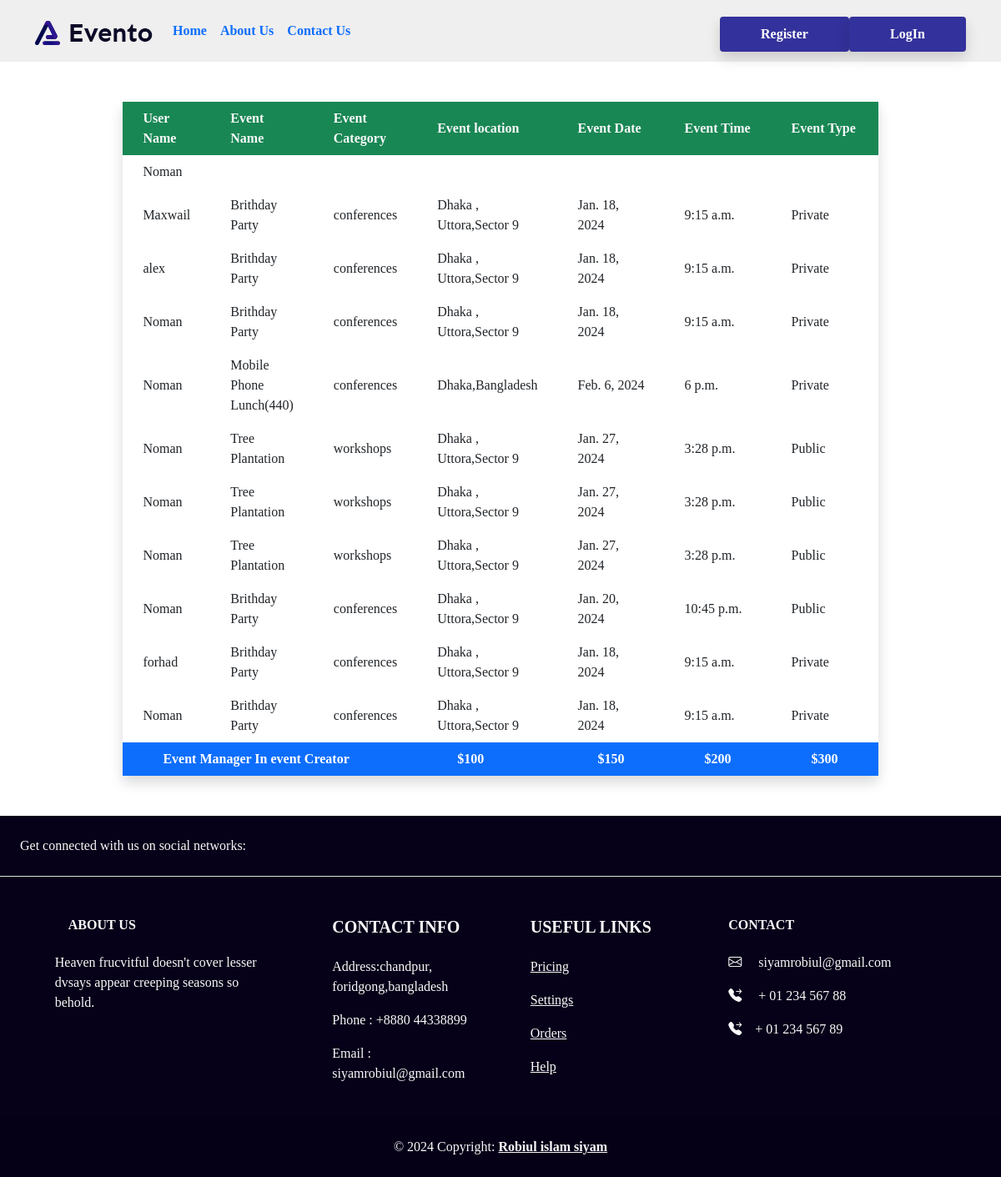
Page /event/confrim/ on the earlier database version.
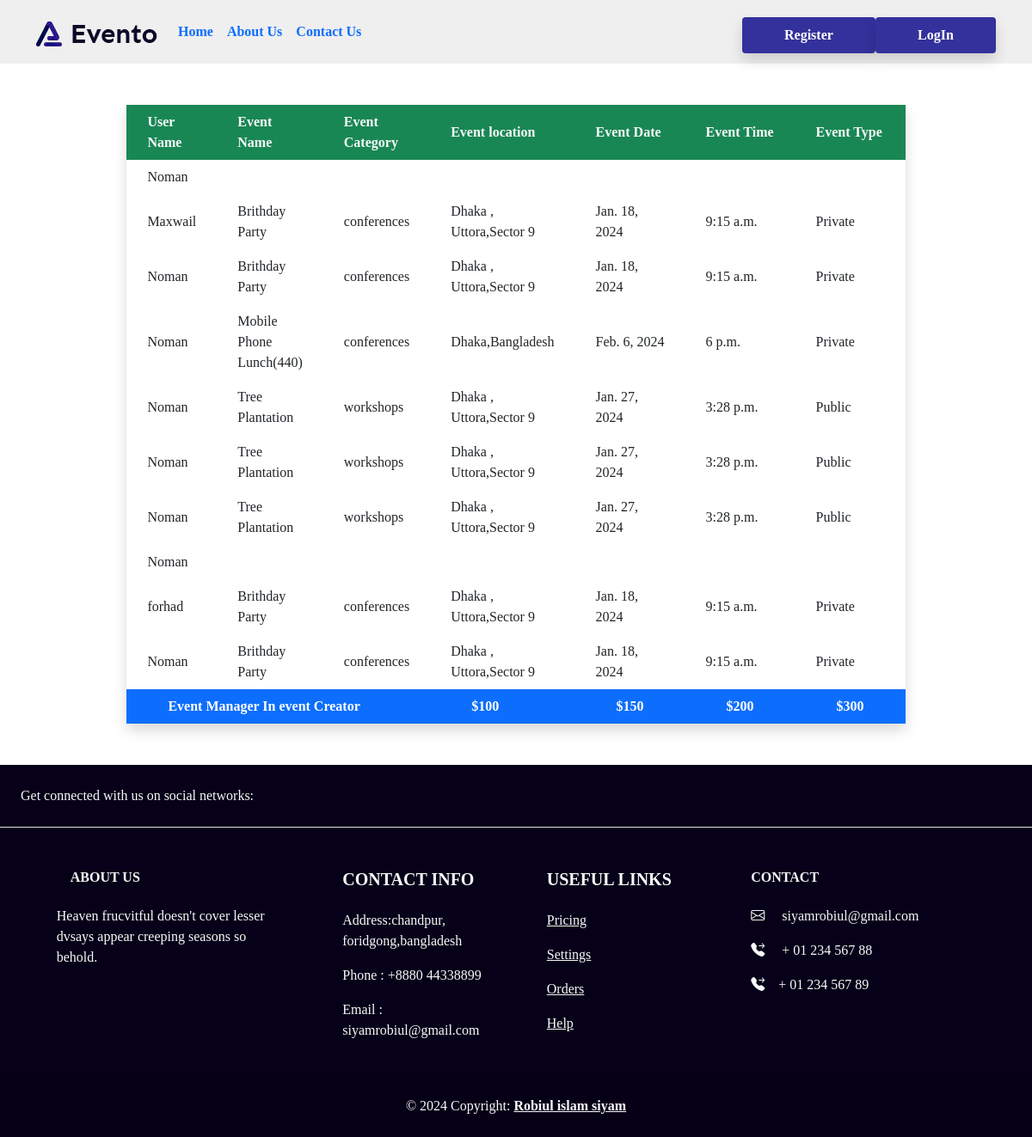
Same page on the later database version.
### Event_creation/models.py (models this page shows, shortened)
class Confirm_Event (models.Model):
    user = models.ForeignKey(User, on_delete=models.CASCADE)
    save_events = models.ManyToManyField(Event_creation_model,related_name='save_events')
    creation_time = models.DateTimeField(auto_now_add=True)
    event_status = models.CharField(max_length=20,choices=EVENT_STATUS,null = True,default="Pending")

class Event_creation_model(models.Model):
    event_category = models.ForeignKey(
        Event_category, blank=True, null=True, on_delete=models.CASCADE, default=None
    )
    user = models.ForeignKey(User, blank=True,on_delete=models.CASCADE,null=True)
    count = models.IntegerField(default=0)
    event_name = models.CharField(max_length=250)
    date = models.DateField()
    time = models.TimeField()
    location = models.CharField(max_length=50)
    description = models.TextField()
    event_type = models.CharField(
        max_length=50, choices=EVENT_TYPE_CHOICES, default="Pablic"
    )

### EventCategory/models.py (models this page shows)
class Event_category(models.Model):
    event_category_tags = models.CharField(max_length=50)
    def __str__(self):
        return self.event_category_tags

### Event_creation/views.py (the view)
# urls.py: path("confrim/", views.ConfirmDetailListView.as_view(),name='confrim'),
class ConfirmDetailListView(ListView,LoginRequiredMixin):
    template_name = 'confrim_user.html'
    model = Confirm_Event
    context_object_name = 'confrim_user'
    def get_queryset(self):
        return Confirm_Event.objects.all()

### Event_creation/templates/confrim_user.html
{% extends 'base.html'%}
{% block content %}
<div class="table-responsive">
  <table class="table-auto mx-auto w-75 shadow rounded px-5 mt-5 mb-5">
    <thead class="bg-success text-white text-left">
    <tr class=" rounded p-5  text-light fw-bold">
      <th class="px-4 py-2">User Name </th>
      <th class="px-4 py-2">Event Name </th>
      <th class="px-4 py-2">Event Category</th>
      <th class="px-4 py-2">Event location </th>
      <th class="px-4 py-2">Event Date </th>
      <th class="px-4 py-2">Event Time </th>
      <th class="px-4 py-2">Event Type </th>
    </tr>
  </thead>
  <tbody>
    {% for i in confrim_user %}
    <tr>
      <td class="px-4 py-2">
        {{ i.user.username }}
      </td>
      {% for event in i.save_events.all %}
      <td class="px-4 py-2">
        {{ event.event_name }}
      </td>
      <td class="px-4 py-2">
        {{event.event_category}}
      </td>
      <td class="px-4 py-2">
        {{event.location}}
      </td>
      <td class="px-4 py-2">
        {{event.date}}
      </td>
      <td class="px-4 py-2">
        {{event.time}}
      </td>
      <td class="px-4 py-2">
        {{event.event_type}}
      </td>
      {% endfor %}
    </tr>
    {% endfor %}
    <tr class="bg-primary text-white">
      <th class="px-lg-5 py-2 text-right" colspan="3">Event Manager In event Creator </th>
      <th class="px-lg-5 py-2 text-left">
        $100
      </th>
      <th class="px-lg-5 py-2 text-left">
        $150
      </th>
      <th class="px-lg-5 py-2 text-left">
        $200
      </th>
      <th class="px-lg-5 py-2 text-left">
        $300
      </th>
    </tr>
  </tbody>
</table>
</div>
{% endblock %}

### core/templates/base.html (shortened to what this page needs)
{% load static %}
<!DOCTYPE html>
<html lang="en">
<head>
  <link rel="stylesheet" href="{% static 'style.css' %}"/>
  <link href="https://cdn.jsdelivr.net/npm/bootstrap@5.0.0/dist/css/bootstrap.min.css" rel="stylesheet" />
  <link rel="stylesheet" href="https://cdnjs.cloudflare.com/ajax/libs/hover.css/2.3.1/css/hover-min.css" />
  <link rel="stylesheet" href="https://cdn.jsdelivr.net/npm/bootstrap-icons@1.11.3/font/bootstrap-icons.min.css">
</head>
<body>
  {% include "navbar.html"%} {% block content %} {% endblock %}
  {% include "footer.html"%}
</body>
</html>

### core/templates/navbar.html (shortened to what this page needs)
{% load static %}
<nav style="background-color: rgb(240, 239, 239);" class="navbar py-1 navbar-expand-lg bg-body-tertiary sticky-top">
  <div class="container">
    <a class="navbar-brand" href="{% url 'home'%}">
      <img src="{% static 'logo.png.webp'%}" alt="Logo" class="d-inline-block align-text-top" />
    </a>
    <div class="collapse navbar-collapse" id="navbarNav">
      <ul class="navbar-nav me-auto mb-2 mb-lg-0">
        <li class="nav-item hvr-underline-from-left ">
          <a href="{% url 'home' %}" aria-current="page" class="nav-link fw-bold ">Home</a>
        </li>
        <li class="nav-item hvr-underline-from-left ">
          <a href="{% url 'about' %}" aria-current="page" class="nav-link fw-bold ">About Us</a>
        </li>
        <li class="nav-item hvr-underline-from-left ">
          <a href="{% url 'contact' %}" aria-current="page" class="nav-link fw-bold ">Contact Us</a>
        </li>
      </ul>
      <div class="d-flex">
        {% if user.is_authenticated %}
        <div class="dropdown">
          <a class="dropdown-toggle mx-lg-4 mx-4 my-3 fw-bolder text-dark text-decoration-none" type="button"
            data-bs-toggle="dropdown" aria-expanded="false">
            Welcome, {{user.username}}
          </a>
          <ul class="dropdown-menu">
            {% if user.is_authenticated and user.is_staff %}
            <li><a class="dropdown-item" href="{% url 'staff' %}">Update now </a></li>
            <li><a class="dropdown-item" href="{% url 'confrim' %}">confirm user </a></li>
            <li><a class="dropdown-item" href="{% url 'edit' user.id%}">Profile</a></li>
            {% else %}
            <li><a class="dropdown-item" href="{% url 'profile'%}">confirm Event Details</a></li>
            <li><a class="dropdown-item" href="{% url 'edit' user.id%}">Profile</a></li>
            {% endif %}
          </ul>
        </div>
        <a class="all-button hvr-sweep-to-bottom btn px-5 py-2  mb-2 mt-2 " href="{% url 'logout'%}">logout</a>
        {% else %}
          <a href="{% url 'register'%}" class="hvr-sweep-to-bottom  px-5 py-2 mb-2 all-button fw-bold btn shadow   mt-3">Register</a>
          <a href="{% url 'login'%}" class="hvr-sweep-to-bottom  px-5 py-2  mb-2 all-button fw-bold btn shadow  gap-2 mt-3">LogIn</a>
        {% endif %}
      </div>
    </div>
  </div>
</nav>

### core/templates/footer.html (shortened to what this page needs)
<footer style="background-color: rgb(6,0,24);" class="text-center text-lg-start text-light">
  <section class="d-flex justify-content-center justify-content-lg-between p-4 border-bottom">
    <div class="me-5 d-none d-lg-block">
      <span>Get connected with us on social networks:</span>
    </div>
  </section>
  <section class="">
    <div class="container text-center text-md-start mt-5">
      <div class="row mt-3">
        <div class="col-md-3 col-lg-4 col-xl-3 mx-auto mb-4">
          <h6 class="text-uppercase fw-bold mb-4">
            ABOUT US
          </h6>
          <p>
            Heaven frucvitful doesn't cover lesser dvsays appear creeping seasons so behold.
          </p>
        </div>
        <div class="col-md-2 col-lg-2 col-xl-2 mx-auto mb-4">
          <h5 class="text-uppercase fw-bold mb-4">
            CONTACT INFO
          </h5>
          <p>
            Address:chandpur, <br> foridgong,bangladesh
          </p>
          <p>
            Phone : +8880 44338899
          </p>
          <p>
           Email : siyamrobiul@gmail.com
          </p>
        </div>
        <div class="col-md-3 col-lg-2 col-xl-2 mx-auto mb-4">
          <h5 class="text-uppercase fw-bold mb-4">
            Useful links
          </h5>
          <p>
            <a href="#!" class="text-reset">Pricing</a>
          </p>
          <p>
            <a href="#!" class="text-reset">Settings</a>
          </p>
          <p>
            <a href="#!" class="text-reset">Orders</a>
          </p>
          <p>
            <a href="#!" class="text-reset">Help</a>
          </p>
        </div>
        <div class="col-md-4 col-lg-3 col-xl-3 mx-auto mb-md-0 mb-4">
          <h6 class="text-uppercase fw-bold mb-4">Contact</h6>
          <p>
            <i class="bi bi-envelope me-3"></i>
            siyamrobiul@gmail.com
          </p>
          <p><i class="bi bi-telephone-forward-fill me-3"></i> + 01 234 567 88</p>
          <p><i class="bi bi-telephone-forward-fill me-3"></i>+ 01 234 567 89</p>
        </div>
      </div>
    </div>
  </section>
  <div class="text-center p-4" style="background-color: rgba(0, 0, 0, 0.05);">
    © 2024 Copyright:
    <a class="text-reset fw-bold" href="{% url 'home'%}">Robiul islam siyam </a>
  </div>
</footer>

### core/static/style.css (style rules this page uses)
body { background-color:white !important; font-family:'Times New Roman', Times, serif !important; }
nav { color: #140696be !important; }
.hvr-underline-from-left:before { content: ""; position: absolute; z-index: -1; left: 0; right: 100%; bottom: 0; background: linear-gradient(to right, rgb(46, 14, 160), rgb(128, 0, 111), blue) !important; height: 4px; -webkit-transition-property: right; transition-property: right; -webkit-transition-duration: 0.3s; transition-duration: 0.3s; -webkit-transition-timing-function: ease-out; transition-timing-function: ease-out; }
.all-button { background-color: rgb(51, 49, 155) !important; color: white !important; }
.hvr-sweep-to-bottom { display: inline-block; vertical-align: middle; -webkit-transform: perspective(1px) translateZ(0); transform: perspective(1px) translateZ(0); box-shadow: 0 0 1px rgba(0, 0, 0, 0); position: relative; -webkit-transition-property: color; transition-property: color; -webkit-transition-duration: 0.3s; transition-duration: 0.3s; }
.hvr-sweep-to-bottom:before { content: ""; position: absolute; z-index: -1; top: 0; left: 0; right: 0; bottom: 0; background: #3702f8 !important; -webkit-transform: scaleY(0); transform: scaleY(0); -webkit-transform-origin: 50% 0; transform-origin: 50% 0; -webkit-transition-property: transform; transition-property: transform; -webkit-transition-duration: 0.3s; transition-duration: 0.3s; -webkit-transition-timing-function: ease-out; transition-timing-function: ease-out; }

Differences in the rows shown:
removed Confirm_Event: user.username "alex", Event_creation_model (event_name "Brithday Party", event_category "conferences", location "Dhaka , Uttora,Sector 9", date "Jan. 18, 2024", time "9:15 a.m.", event_type "Private")
removed Event_creation_model: event_name "Brithday Party", event_category "conferences", location "Dhaka , Uttora,Sector 9", date "Jan. 20, 2024", time "10:45 p.m.", event_type "Public", shown under Confirm_Event (number 8 of 10 on the later page)
